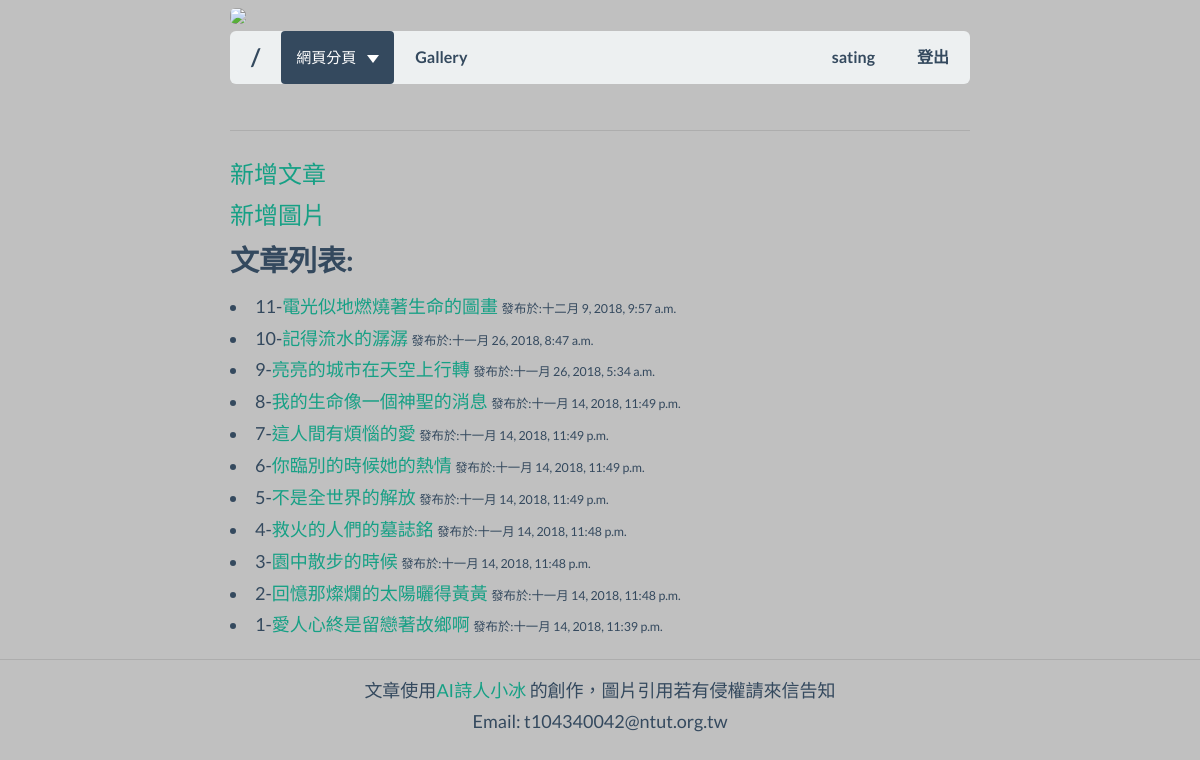
The page /dashboard/ (signed in) on the database its author committed.
### blog/models.py (models this page shows, shortened)
class Post(models.Model):
    author = models.CharField('作者',max_length = 200 ,editable = False )
    title = models.CharField('標題' ,max_length = 200 )
    slug = models.SlugField('網址' ,editable = False )
    context = models.TextField('文章內容' )
    publish_time = models.DateTimeField('發布時間' ,auto_now_add = True )
    edited_time = models.DateTimeField('修改時間' ,auto_now = True )
    history = HistoricalRecords()
    def rename(instance,filename):
        ext = filename.split('.')[-1]
        return '{0}/{1}.{2}'.format('post/side',instance.slug,ext)
    image = models.FileField('側邊圖片',upload_to=rename,blank=True )

### Django_website/views.py (the view)
# urls.py: path('dashboard/',Dashboard),
@login_required
def Dashboard(request):
    posts = Post.objects.all().order_by('-publish_time')
    return render(request,'Dashboard.html',locals())

### templates/Dashboard.html (shortened to what this page needs)
{% extends 'Base.html' %}
{% block index %}
<div class="container ">
    <h6><a href='/dashboard/new_post/'>新增文章</a></h6>
    <h6><a href='/dashboard/edit_gallery/'>新增圖片</a></h6>
    <h4>文章列表:</h4>
    {% for post in posts %}
    <li>{{ forloop.revcounter }}-<a href='/post/{{ post.slug }}'>{{ post.title }}</a>
    <small><small>發布於:{{ post.publish_time }}</small></small></li>
    {% endfor %}
</div>
{% endblock index %}

### templates/Header.html (shortened to what this page needs)
{% block header %}
        <a href="/">
        <img class="img-rounded img-responsive" src="https://poem.msxiaobing.com/Images/p1-bg.png">
        </a>
{% endblock header %}
{% block navbar %}
        <div class="row">
                <div class="col">
                        <nav class="navbar navbar-default navbar-expand-lg" role="navigation">
                                <a class="navbar-brand" href="/">/</a>
                                <div class="collapse navbar-collapse" id="navbar-collapse-01">
                                        <ul class="nav navbar-nav mr-auto">
                                                <div class='btn-group'>
                                                        <button class="btn btn-inverse dropdown-toggle" type="button" data-toggle="dropdown">
                                                        網頁分頁
                                                        </button>
                                                </div>
                                                <li><a href="/gallery">Gallery</a></li>
                                        </ul>
                        {% if request.user.is_authenticated %}
                                <div class="justify-content-end">
                                        <ul class="nav navbar-nav navbar-right">
                                                <li><a href='/dashboard/'>{{ request.user }}</a></li>
                                                <li><a href='/accounts/logout'>登出</a></li>
                                        </ul>
                                </div>
                        {% endif %}
                                </div>
                        </nav>
                </div>
        </div>
{% endblock navbar %}

### templates/Base.html (style rules this page uses)
body { background-color: #C0C0C0 }

### rows shown on the page
Post: title "電光似地燃燒著生命的圖畫", publish_time "十二月 9, 2018, 9:57 a.m."
Post: title "記得流水的潺潺", publish_time "十一月 26, 2018, 8:47 a.m."
Post: title "亮亮的城市在天空上行轉", publish_time "十一月 26, 2018, 5:34 a.m."
Post: title "我的生命像一個神聖的消息", publish_time "十一月 14, 2018, 11:49 p.m."
Post: title "這人間有煩惱的愛", publish_time "十一月 14, 2018, 11:49 p.m."
Post: title "你臨別的時候她的熱情", publish_time "十一月 14, 2018, 11:49 p.m."
Post: title "不是全世界的解放", publish_time "十一月 14, 2018, 11:49 p.m."
Post: title "救火的人們的墓誌銘", publish_time "十一月 14, 2018, 11:48 p.m."
Post: title "園中散步的時候", publish_time "十一月 14, 2018, 11:48 p.m."
Post: title "回憶那燦爛的太陽曬得黃黃", publish_time "十一月 14, 2018, 11:48 p.m."
Post: title "愛人心終是留戀著故鄉啊", publish_time "十一月 14, 2018, 11:39 p.m."

### other values the page prints
{{ request.user }} "sating"
